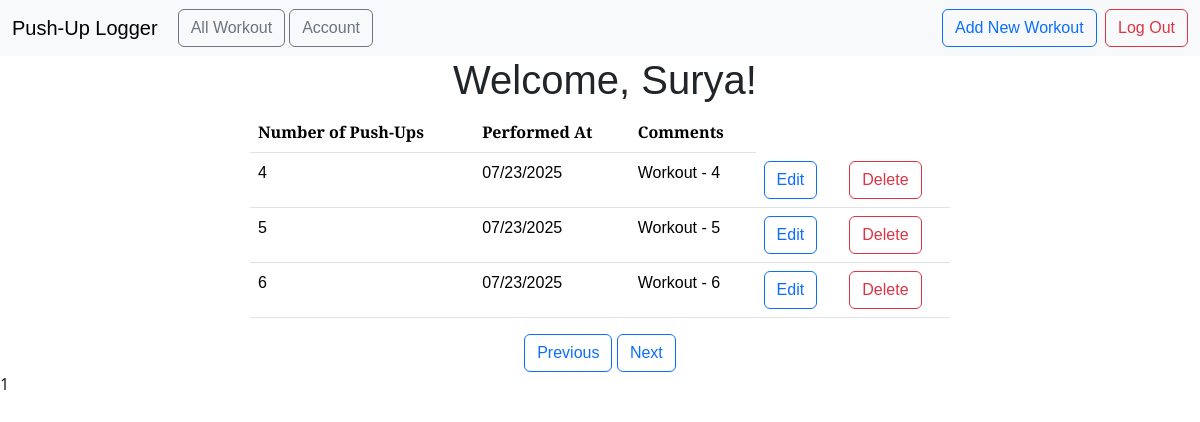
Page /workouts?page=2 (signed in) on the committed database.
### app/models.py (models this page shows)
class User(db.Model, UserMixin):
  id = db.Column(db.Integer, primary_key=True)
  name = db.Column(db.String(100), nullable=False)
  email = db.Column(db.String(120), unique=True, nullable=False)
  password = db.Column(db.String(200), nullable=False)

class Workout(db.Model):
  id = db.Column(db.Integer, primary_key=True)
  user_id = db.Column(db.Integer, db.ForeignKey('user.id'), nullable=False)
  date = db.Column(db.DateTime, nullable=False)
  pushups = db.Column(db.Integer, nullable=False)
  comments = db.Column(db.String(200), nullable=True)
  user = db.relationship('User', backref=db.backref('workouts', lazy=True))

### app/main.py (the view)
@main.route('/workouts')
@login_required
def workouts():
  page = request.args.get('page', 1, type=int)
  workouts = Workout.query.filter_by(user_id=current_user.id).paginate(page=page, per_page=3)
  return render_template('workouts.html', workouts=workouts)

### app/__init__.py (called while the page is built)
def create_app():
  app = Flask(__name__)
  app.config['SECRET_KEY'] = 'secret-key-goes-here'
  app.config['SQLALCHEMY_DATABASE_URI'] = 'sqlite:///sqlite.db'
  db.init_app(app)
  login_manager = LoginManager()
  login_manager.init_app(app)
  login_manager.login_view = 'auth.login'
  from app.models import User
  @login_manager.user_loader
  def load_user(user_id):
    return User.query.get(int(user_id))
  from .main import main as main_blueprint
  from .auth import auth as auth_blueprint
  app.register_blueprint(main_blueprint)
  app.register_blueprint(auth_blueprint)
  with app.app_context():
    db.create_all()  # Create database tables
  return app

### app/templates/workouts.html (shortened to what this page needs)
{% extends "base.html" %} {% block head %} {{ super() }}
<link rel="stylesheet" href="{{ url_for('static', filename= 'extended_beauty.css') }}" />
{% endblock %} {% block content %}
<center>
  <h1>
    Welcome, {{ current_user.name }}!
  </h1>
  <div>
    <table class="table table-hover" style="width: 700px;">
      <thead class="thead-dark">
        <tr>
          <th scope="col">Number of Push-Ups</th>
          <th scope="col">Performed At</th>
          <th scope="col">Comments</th>
        </tr>
      </thead>
      <tbody>
        {% for workout in workouts %}
        <tr>
          <td>{{ workout.pushups }}</td>
          <td>{{ workout.date.strftime('%m/%d/%Y') }}</td>
          <td>{{ workout.comments }}</td>
          <td>
            <a href="{{ url_for('main.update_workout', workout_id=workout.id) }}" class="btn btn-outline-primary"
              role="button">
              Edit
            </a>
          </td>
          <td>
            <a href="{{ url_for('main.delete_workout', workout_id=workout.id) }}" class="btn btn-outline-danger"
              role="button">
              Delete
            </a>
          </td>
        </tr>
        {% endfor %}
      </tbody>
    </table>
  </div>
  <div>
    {% if workouts.has_prev %}
    <a href="{{ url_for('main.workouts', page=workouts.prev_num) }}" class="btn btn-outline-primary">Previous</a>
    {% endif %}
    {% if workouts.has_next %}
    <a href="{{ url_for('main.workouts', page=workouts.next_num) }}" class="btn btn-outline-primary">Next</a>
    {% endif %}
  </div>
</center>1
{% endblock %}

### app/static/beauty.css (style rules this page uses)
* { font-family: "Arvo", sans-serif; }

### app/static/extended_beauty.css (style rules this page uses)
h1, h2, h4, p { font-family: "Arvo", sans-serif; margin-left: 10px; }

### rows in the picture
User: name "Surya"
Workout: pushups "4", date "07/23/2025", comments "Workout - 4"
Workout: pushups "5", date "07/23/2025", comments "Workout - 5"
Workout: pushups "6", date "07/23/2025", comments "Workout - 6"
